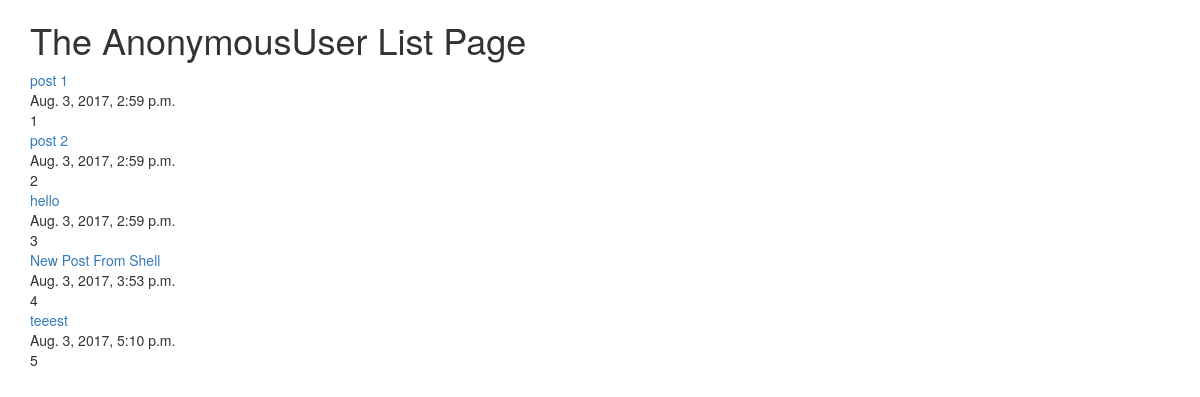
The page /posts/list/ on the database as committed earlier.
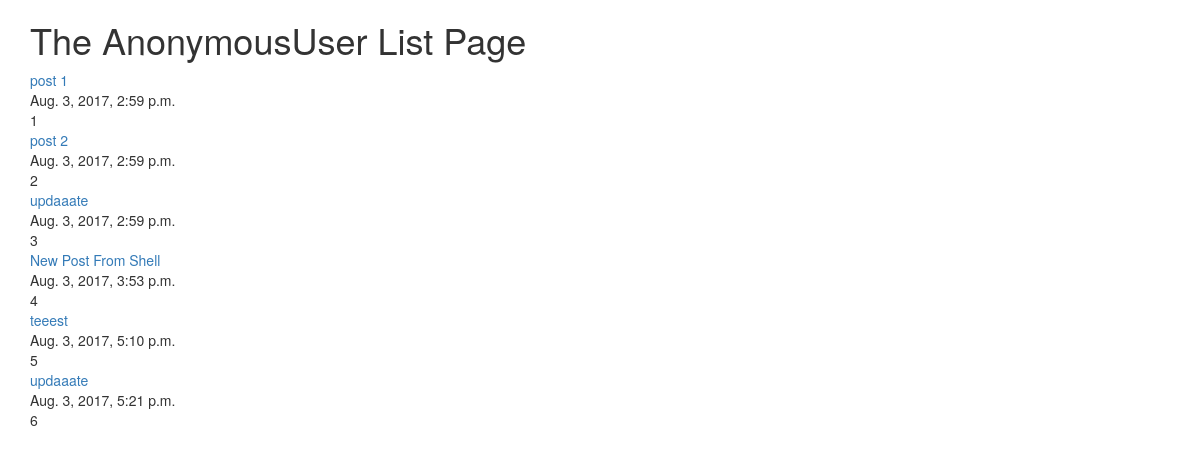
The same page on the database as committed later.
### posts/models.py (models this page shows, shortened)
class Post(models.Model):
	title = models.CharField(max_length=225)
	content = models.TextField()
	updated = models.DateTimeField(auto_now=True, auto_now_add=False)
	timestamp = models.DateTimeField(auto_now=False, auto_now_add=True)
	def get_absolute_url(self):
		return reverse("posts:detail", kwargs={"post_id": self.id})

### posts/views.py (the view)
def post_list(request):
	object_list= Post.objects.all()
	context={
	"object_list": object_list,
	"title": "List",
	"user": request.user,
	}
	return render (request, 'post_list.html', context)

### posts/templates/post_list.html (shortened to what this page needs)
{% extends "base.html" %}
{% block content %}
	<h1>The {{user}} {{title}} Page </h1>
	{%for object in object_list%}
	<a href="{{object.get_absolute_url}}">{{object.title}}</a> <br>
	{{object.timestamp}} <br>
	{{object.id}} <br>
	{% endfor%}
{% endblock %}

Rows that differ between the two databases and show on the page:
changed Post id 3: title "hello" → "updaaate"
added Post: title "updaaate", timestamp "Aug. 3, 2017, 5:21 p.m.", id "6"
